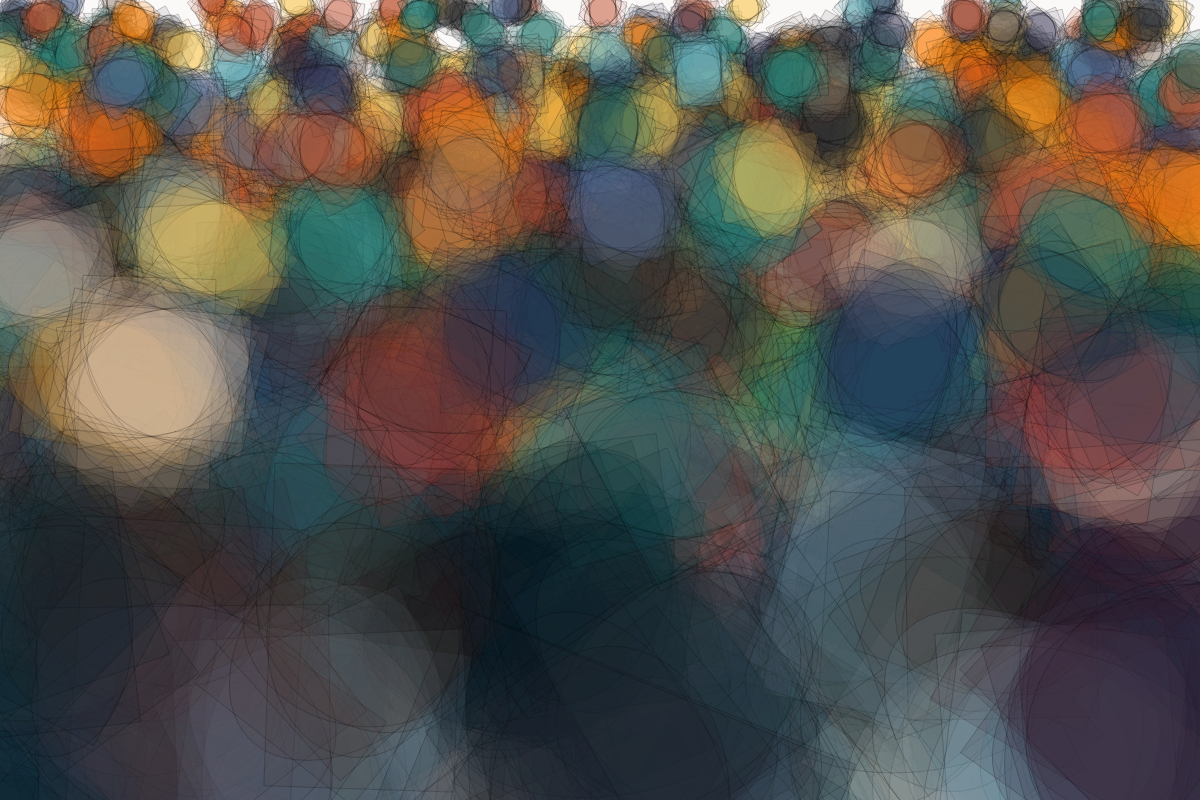
Frame 1 (no input)
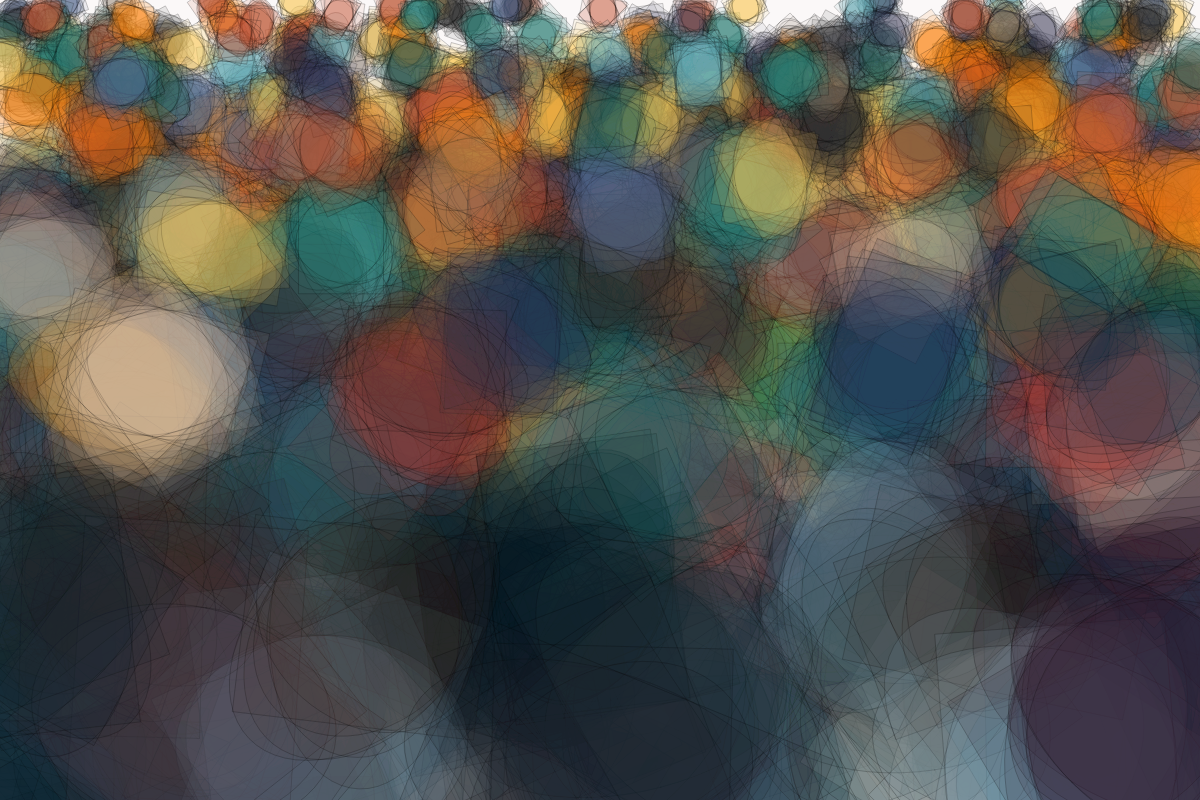
Frame 2 (the mouse pressed at the canvas centre, redrawn once)

The p5.js sketch that drew these frames (run headless with seeded random() and noise() and a simulated clock; the mouse was pressed at the canvas centre and the sketch redrawn once):

// p5.js sketch
// ── sketch.js
let colorPalettes;
let populationSize = 1200;
let rectangleClusters = new Array();
let chosenPalette;
function setup() {
	createCanvas(1200, 800);
	pixelDensity(1);
	colorPalettes = [
		[color('#324851'), color('#86AC41'), color('#34675C'), color('#7DA3A1')],
		[color('#021C1E'), color('#004445'), color('#2C7873'), color('#6FB98F')],
		[color('#003B46'), color('#07575B'), color('#66A5AD'), color('#C4DFE6')],
		[color('#46211A'), color('#693D3D'), color('#BA5536'), color('#A43280')],
		[color('#4C3F54'), color('#D13525'), color('#F2C057'), color('#486824')],
		[color('#EAE2D6'), color('#D5C3AA'), color('#867666'), color('#E1B80D')],
		[color('#301B28'), color('#523634'), color('#B6452C'), color('#DDC5A2')],
		[color('#90AFC5'), color('#336B87'), color('#2A3132'), color('#763626')],
		[color('#011A27'), color('#063852'), color('#F0810F'), color('#E6DF44')],
		[color('#1E1F26'), color('#283655'), color('#4D648D'), color('#D0E1F9')],
		[color('#217CA3'), color('#E29930'), color('#32384D'), color('#211F30')]
	];

	
	for (let i = 0; i < populationSize; ++i) {
		let index = Math.floor(random(0, colorPalettes.length));
		let x = random(0, width);
		let y = random(0, height);
		let mul = x * y;
		let index2 = Math.floor(map(y, 0, height, 3, 0));
		// let index2 = Math.floor(random(0, 4));
		rectangleClusters.push(new RectangleCluster(x, y, colorPalettes[index][index2]));
	}
}

function draw() {
	background(color('#fbf8f8'));
	// background(0);
	for (let cluster of rectangleClusters)
		cluster.show();
	noLoop();
}
// ── rectangle.js
class RectangleCluster{
    constructor(x, y, color)
    {
        this.x = x;
        this.y = y;
        this.populationSize = Math.floor(map(this.y, 0, height, 12, 6));
        this.rectangles = new Array(this.populationSize);
        // this.size = randomGaussian(width / 30, width / 8);
        this.size = map(this.y, 0, height, width / 50, width / 5);
        for(let i = 0; i < this.populationSize; ++i)
            this.rectangles[i] = {'length': this.size + random(-this.size / 20, this.size / 20), 'angle': random(-TWO_PI, TWO_PI), 'ratio': random(1.2, 1.8)};
        this.color = color;
        // this.color.setAlpha(random(130, 150)); 
        this.color.setAlpha(random(15, 30)); 
    }

    show()
    {
        rectMode(CENTER);
        fill(this.color);
        stroke(0);
        strokeWeight(0.2);
        // strokeWeight(map(this.y, 0, height, 0.5, 0.2));
        // noStroke();
        for(let rectangle of this.rectangles)
        {
            push();
            translate(this.x, this.y) ;
            rotate(rectangle['angle']);
            if(random(0, 1) < 0.5)
                rect(0, 0, rectangle['length'], rectangle['length'] * rectangle['ratio']);
            else ellipse(0, 0, rectangle['length'], rectangle['length'] * rectangle['ratio']);
            pop();
        }
    }

}
